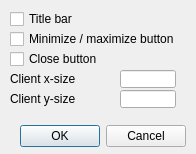
<?xml version="1.0" encoding="UTF-8"?>
<ui version="4.0">
 <class>CQDlgNewUi</class>
 <widget class="QDialog" name="CQDlgNewUi">
  <property name="geometry">
   <rect>
    <x>0</x>
    <y>0</y>
    <width>196</width>
    <height>154</height>
   </rect>
  </property>
  <property name="windowTitle">
   <string>New Custom User Interface</string>
  </property>
  <property name="locale">
   <locale language="English" country="UnitedStates"/>
  </property>
  <widget class="QCheckBox" name="qqTitlebar">
   <property name="geometry">
    <rect>
     <x>10</x>
     <y>10</y>
     <width>181</width>
     <height>18</height>
    </rect>
   </property>
   <property name="focusPolicy">
    <enum>Qt::StrongFocus</enum>
   </property>
   <property name="text">
    <string>Title bar</string>
   </property>
  </widget>
  <widget class="QCheckBox" name="qqMinimizeMaximize">
   <property name="geometry">
    <rect>
     <x>10</x>
     <y>30</y>
     <width>181</width>
     <height>18</height>
    </rect>
   </property>
   <property name="focusPolicy">
    <enum>Qt::StrongFocus</enum>
   </property>
   <property name="text">
    <string>Minimize / maximize button</string>
   </property>
  </widget>
  <widget class="QCheckBox" name="qqCloseButton">
   <property name="geometry">
    <rect>
     <x>10</x>
     <y>50</y>
     <width>181</width>
     <height>18</height>
    </rect>
   </property>
   <property name="focusPolicy">
    <enum>Qt::StrongFocus</enum>
   </property>
   <property name="text">
    <string>Close button</string>
   </property>
  </widget>
  <widget class="QLabel" name="label">
   <property name="geometry">
    <rect>
     <x>10</x>
     <y>70</y>
     <width>101</width>
     <height>18</height>
    </rect>
   </property>
   <property name="text">
    <string>Client x-size</string>
   </property>
  </widget>
  <widget class="QLineEdit" name="qqSizeX">
   <property name="geometry">
    <rect>
     <x>120</x>
     <y>70</y>
     <width>56</width>
     <height>18</height>
    </rect>
   </property>
  </widget>
  <widget class="QLabel" name="label_2">
   <property name="geometry">
    <rect>
     <x>10</x>
     <y>90</y>
     <width>101</width>
     <height>18</height>
    </rect>
   </property>
   <property name="text">
    <string>Client y-size</string>
   </property>
  </widget>
  <widget class="QLineEdit" name="qqSizeY">
   <property name="geometry">
    <rect>
     <x>120</x>
     <y>90</y>
     <width>56</width>
     <height>18</height>
    </rect>
   </property>
  </widget>
  <widget class="QDialogButtonBox" name="qqOkCancel">
   <property name="geometry">
    <rect>
     <x>15</x>
     <y>120</y>
     <width>171</width>
     <height>32</height>
    </rect>
   </property>
   <property name="standardButtons">
    <set>QDialogButtonBox::Cancel|QDialogButtonBox::Ok</set>
   </property>
  </widget>
 </widget>
 <resources/>
 <connections/>
</ui>
